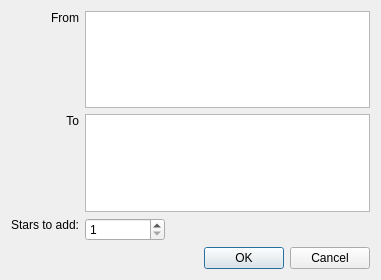
<?xml version="1.0" encoding="UTF-8"?>
<ui version="4.0">
 <class>CreateBetweenStarsDlg</class>
 <widget class="QDialog" name="CreateBetweenStarsDlg">
  <property name="geometry">
   <rect>
    <x>0</x>
    <y>0</y>
    <width>381</width>
    <height>280</height>
   </rect>
  </property>
  <property name="windowTitle">
   <string>Dialog</string>
  </property>
  <layout class="QVBoxLayout" name="verticalLayout">
   <item>
    <layout class="QGridLayout" name="gridLayout">
     <item row="0" column="0">
      <widget class="QLabel" name="label">
       <property name="text">
        <string>From</string>
       </property>
       <property name="alignment">
        <set>Qt::AlignRight|Qt::AlignTop|Qt::AlignTrailing</set>
       </property>
       <property name="margin">
        <number>6</number>
       </property>
      </widget>
     </item>
     <item row="1" column="0">
      <widget class="QLabel" name="label_2">
       <property name="text">
        <string>To</string>
       </property>
       <property name="alignment">
        <set>Qt::AlignRight|Qt::AlignTop|Qt::AlignTrailing</set>
       </property>
       <property name="margin">
        <number>6</number>
       </property>
      </widget>
     </item>
     <item row="2" column="0">
      <widget class="QLabel" name="label_3">
       <property name="text">
        <string>Stars to add:</string>
       </property>
       <property name="alignment">
        <set>Qt::AlignRight|Qt::AlignTop|Qt::AlignTrailing</set>
       </property>
       <property name="margin">
        <number>6</number>
       </property>
      </widget>
     </item>
     <item row="2" column="1">
      <widget class="QSpinBox" name="spinBox">
       <property name="maximumSize">
        <size>
         <width>80</width>
         <height>16777215</height>
        </size>
       </property>
       <property name="minimum">
        <number>1</number>
       </property>
       <property name="maximum">
        <number>20</number>
       </property>
      </widget>
     </item>
     <item row="0" column="1">
      <widget class="QListWidget" name="lstFrom"/>
     </item>
     <item row="1" column="1">
      <widget class="QListWidget" name="lstTo"/>
     </item>
    </layout>
   </item>
   <item>
    <spacer name="verticalSpacer">
     <property name="orientation">
      <enum>Qt::Vertical</enum>
     </property>
     <property name="sizeHint" stdset="0">
      <size>
       <width>20</width>
       <height>18</height>
      </size>
     </property>
    </spacer>
   </item>
   <item>
    <widget class="QDialogButtonBox" name="buttonBox">
     <property name="orientation">
      <enum>Qt::Horizontal</enum>
     </property>
     <property name="standardButtons">
      <set>QDialogButtonBox::Cancel|QDialogButtonBox::Ok</set>
     </property>
    </widget>
   </item>
  </layout>
 </widget>
 <resources/>
 <connections>
  <connection>
   <sender>buttonBox</sender>
   <signal>accepted()</signal>
   <receiver>CreateBetweenStarsDlg</receiver>
   <slot>accept()</slot>
   <hints>
    <hint type="sourcelabel">
     <x>248</x>
     <y>254</y>
    </hint>
    <hint type="destinationlabel">
     <x>157</x>
     <y>274</y>
    </hint>
   </hints>
  </connection>
  <connection>
   <sender>buttonBox</sender>
   <signal>rejected()</signal>
   <receiver>CreateBetweenStarsDlg</receiver>
   <slot>reject()</slot>
   <hints>
    <hint type="sourcelabel">
     <x>316</x>
     <y>260</y>
    </hint>
    <hint type="destinationlabel">
     <x>286</x>
     <y>274</y>
    </hint>
   </hints>
  </connection>
 </connections>
</ui>
